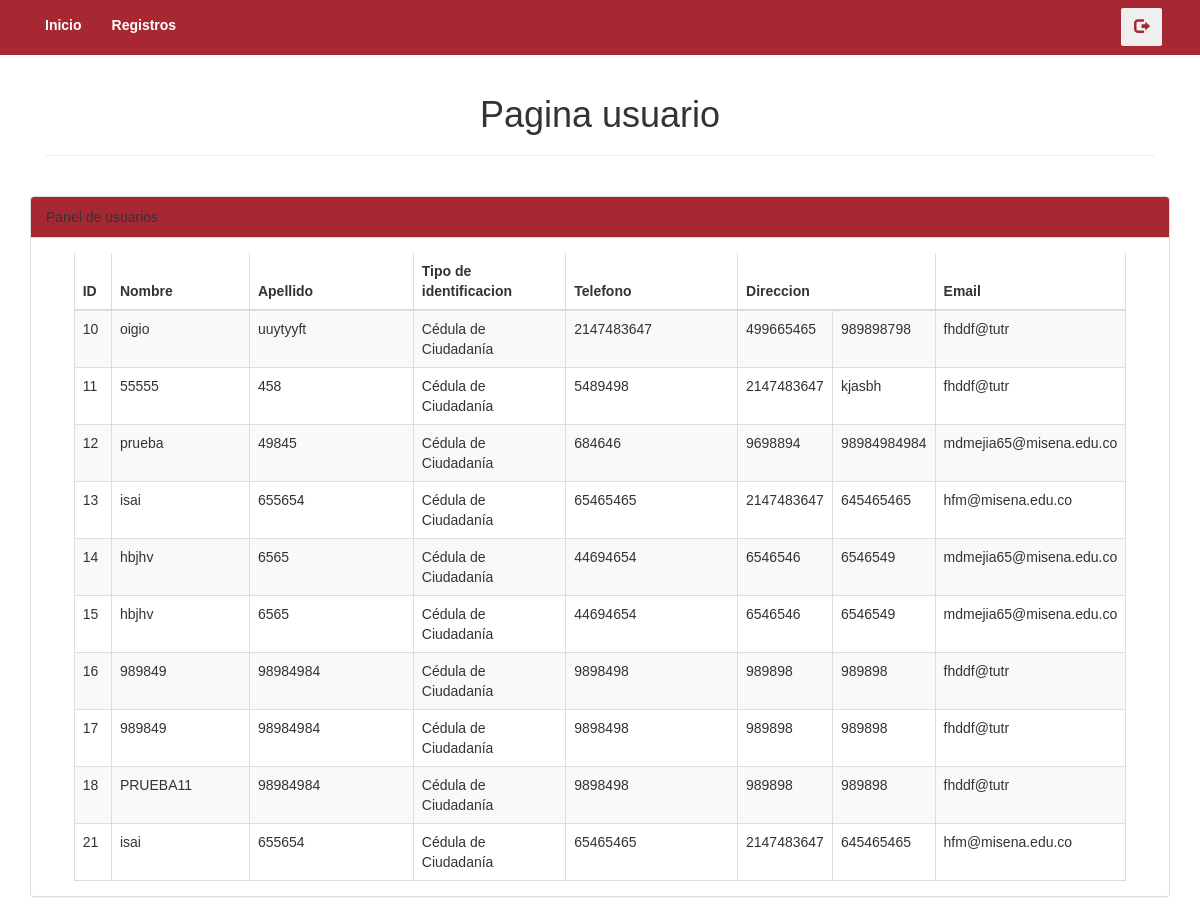
Screenshot of /usuarios/usuarios_portada.php (signed in) with the database file from the repository.
### tables this page shows
CREATE TABLE `banco` (
  `nombre` varchar(50) NOT NULL,
  `apellido` varchar(50) NOT NULL,
  `tipoident` varchar(50) NOT NULL,
  `numid` int(30) NOT NULL,
  `telefono` int(30) NOT NULL,
  `direccion` varchar(50) NOT NULL,
  `email` varchar(50) NOT NULL,
  `id` int(11) NOT NULL
);

### usuarios/usuarios_portada.php (the view, shortened to what this page needs)
<!DOCTYPE html>
<html>
<head>
<link rel="stylesheet" href="../bootstrap/css/bootstrap.min.css">
</head>
	<body>
<?php include("../header.php");?>
	<div class="wrapper">
	<div class="container">
		<div class="col-lg-12">
			<center>
				<h1>Pagina usuario</h1>
			</center>
            <hr>
		</div>
	</div>
	</div>
	<br>
<?php
  $conexion = mysqli_connect("localhost", "root", "", "bd") or
  die("Problemas con la conexión");
  $registros = mysqli_query($conexion, "select * from banco") or
    die("Problemas en el select:" . mysqli_error($conexion));  ?>
               <nav class="table">
                <div class="row" >
                <div class="col-lg-12">
                    <div class="panel panel-default">
                        <div class="panel-heading  ">
                            Panel de usuarios
                        </div>
                        <div class="panel-body">
                            <div class="table-responsive">
                                <table class="table table-striped table-bordered table-hover">
                                    <thead>
                                        <tr>
                                        <th width="4%">ID</th>
                                            <th width="18%">Nombre</th>
                                            <th width="24%">Apellido</th>
                                            <th width="19%">Tipo de identificacion</th>
                                            <th width="24%">Telefono</th>
											                      <th colspan="2">Direccion</th>
                                            <th colspan="2">Email</th>
                                        </tr>
                                    </thead>
      </div>
      </div>
      </div>
      </div>
      </div>
    <tbody>
    <tr>
      <?php
  while ($reg = mysqli_fetch_array($registros)) {?>
   <td><?php echo $reg['id']; ?></td>
    <td><?php echo  $reg['nombre']; ?></td>
    <td><?php echo $reg['apellido'] ; ?></td>
    <td><?php
    switch ($reg['tipoident']) {
      case 1:
        echo "Cédula de Ciudadanía";
        break;
    }?></td>
    <td><?php echo $reg['numid'] ; ?></td>
    <td><?php echo $reg['telefono'] ; ?></td>
    <td><?php echo $reg['direccion'] ; ?></td>
    <td><?php echo $reg['email'] ; ?></td>
  </tr>
    <?php  }  ?>
     </tbody>
     </nav>
	</body>
</html>

### usuarios/usuarios_portada.php (style rules this page uses)
body { margin: 0; font-family: Arial, Helvetica, sans-serif; }
.table { margin: auto; width: 95%; border: 3px red; }

### rows the page displays
banco: id "10", nombre "oigio", apellido "uuytyyft", tipoident "Cédula de Ciudadanía", numid "2147483647", telefono "499665465", direccion "989898798", email "fhddf@tutr"
banco: id "11", nombre "55555", apellido "458", tipoident "Cédula de Ciudadanía", numid "5489498", telefono "2147483647", direccion "kjasbh", email "fhddf@tutr"
banco: id "12", nombre "prueba", apellido "49845", tipoident "Cédula de Ciudadanía", numid "684646", telefono "9698894", direccion "98984984984", email "mdmejia65@misena.edu.co"
banco: id "13", nombre "isai", apellido "655654", tipoident "Cédula de Ciudadanía", numid "65465465", telefono "2147483647", direccion "645465465", email "hfm@misena.edu.co"
banco: id "14", nombre "hbjhv", apellido "6565", tipoident "Cédula de Ciudadanía", numid "44694654", telefono "6546546", direccion "6546549", email "mdmejia65@misena.edu.co"
banco: id "15", nombre "hbjhv", apellido "6565", tipoident "Cédula de Ciudadanía", numid "44694654", telefono "6546546", direccion "6546549", email "mdmejia65@misena.edu.co"
banco: id "16", nombre "989849", apellido "98984984", tipoident "Cédula de Ciudadanía", numid "9898498", telefono "989898", direccion "989898", email "fhddf@tutr"
banco: id "17", nombre "989849", apellido "98984984", tipoident "Cédula de Ciudadanía", numid "9898498", telefono "989898", direccion "989898", email "fhddf@tutr"
banco: id "18", nombre "PRUEBA11", apellido "98984984", tipoident "Cédula de Ciudadanía", numid "9898498", telefono "989898", direccion "989898", email "fhddf@tutr"
banco: id "21", nombre "isai", apellido "655654", tipoident "Cédula de Ciudadanía", numid "65465465", telefono "2147483647", direccion "645465465", email "hfm@misena.edu.co"
